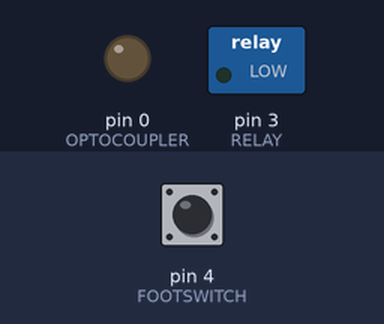
The sketch below on a simulated Arduino Uno, built with avr-gcc and run on an emulated ATmega328P. On the bench: switched loads named in the sketch (green lamp = pin HIGH), output pins drawn as LEDs (lit = HIGH). Dashed ring = blinking. Inputs (shaded band) come from the test bench; at power-on: pin 4 (FOOTSWITCH) HIGH.

Above: at 1.2 s.
1.3 s: pin 4 (FOOTSWITCH) pulled LOW for 1 s
At 1.49 s:
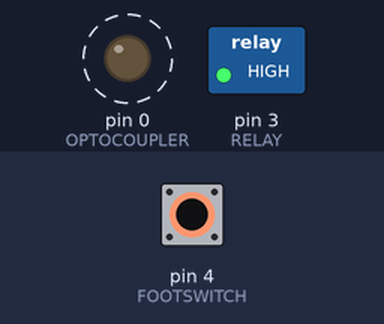
3.8 s: pin 4 (FOOTSWITCH) pulled LOW for 0.15 s
At 4.4 s:
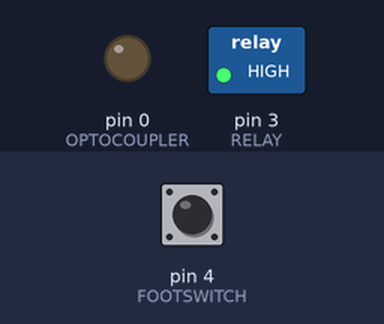
5.4 s: pin 4 (FOOTSWITCH) pulled LOW for 0.15 s
At 6.6 s:
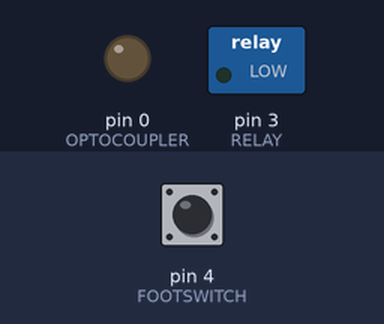
7.0 s: pin 4 (FOOTSWITCH) pulled LOW for 3.2 s
At 10.7 s:
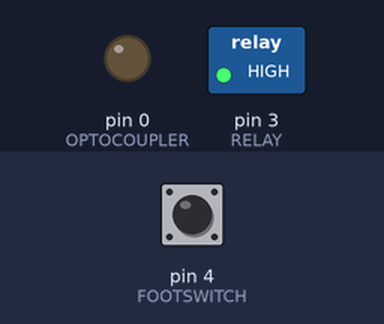
Timing chart, 0 to 12.2 s (numbered marks = the images above; inputs shaded):
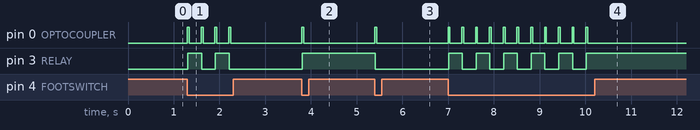

Measured:
- after the input at 1.3 s, pin 0 (OPTOCOUPLER): alternates HIGH for 0.04 s and LOW for 0.26 s, 8 changes in all, then stays LOW, starting at once; pin 3 (RELAY): alternates HIGH for 0.30 s and LOW for 0.30 s, 4 changes in all, then stays LOW, starting at once
- after the input at 3.8 s, pin 0 (OPTOCOUPLER): LOW → HIGH at once, → LOW 0.04 s later; pin 3 (RELAY): LOW → HIGH at once
- after the input at 5.4 s, pin 0 (OPTOCOUPLER): LOW → HIGH at once, → LOW 0.04 s later; pin 3 (RELAY): HIGH → LOW at once
- after the input at 7.0 s, pin 0 (OPTOCOUPLER): alternates HIGH for 0.04 s and LOW for 0.26 s, 22 changes in all, then stays LOW, starting at once; pin 3 (RELAY): alternates HIGH for 0.30 s and LOW for 0.30 s, 11 changes in all, then stays HIGH, starting at once

The sketch:

app_attiny.ino
```cpp
#include <arduino.h>

#define FOOTSWITCH 4
#define RELAY 3
#define OPTOCOUPLER 0

long int now;
int switchState;
int lastSwitchState = 0;
int relayState = 0;
long int lastPressTime;

int footSwitchPress();

void setup()
{
    pinMode(FOOTSWITCH, INPUT_PULLUP);
    pinMode(RELAY, OUTPUT);
    pinMode(OPTOCOUPLER, OUTPUT);
}

void loop()
{
    now = millis();

    if (footSwitchPress())
    {
        lastPressTime = now;
        relayState = !relayState;

        digitalWrite(OPTOCOUPLER, HIGH);
        delay(10);
        digitalWrite(RELAY, relayState);
        delay(30);
        digitalWrite(OPTOCOUPLER, LOW);
    }
}

int footSwitchPress()
{
    switchState = digitalRead(FOOTSWITCH);

    if (switchState == LOW && now - lastPressTime > 300)
    {
        lastSwitchState = switchState;
        return 1;
    }

    lastSwitchState = switchState;
    return 0;
}
```
